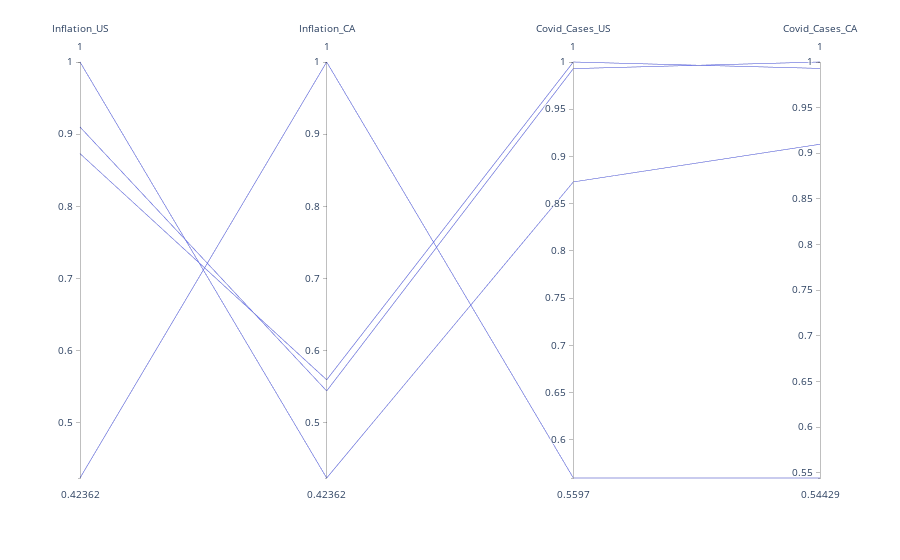

The notebook cell this image was saved under:
### Markdown cell above
## Use the parallel coordinate to plot the correlation

### Code cell
# Plot data using parallel_coordinates plot
px.parallel_coordinates(correlation)

### Figure 1 — Plotly figure (JSON) as saved in the notebook; plotly's stock layout.template omitted (floating-point values rounded to 4 significant figures)
{"data": [{"dimensions": [{"label": "Inflation_US", "values": [1, 0.4236, 0.8731, 0.9099]}, {"label": "Inflation_CA", "values": [0.4236, 1, 0.5597, 0.5443]}, {"label": "Covid_Cases_US", "values": [0.8731, 0.5597, 1, 0.993]}, {"label": "Covid_Cases_CA", "values": [0.9099, 0.5443, 0.993, 1]}], "domain": {"x": [0, 1], "y": [0, 1]}, "name": "", "type": "parcoords"}], "layout": {"autosize": true, "legend": {"tracegroupgap": 0}, "margin": {"t": 60}}}
